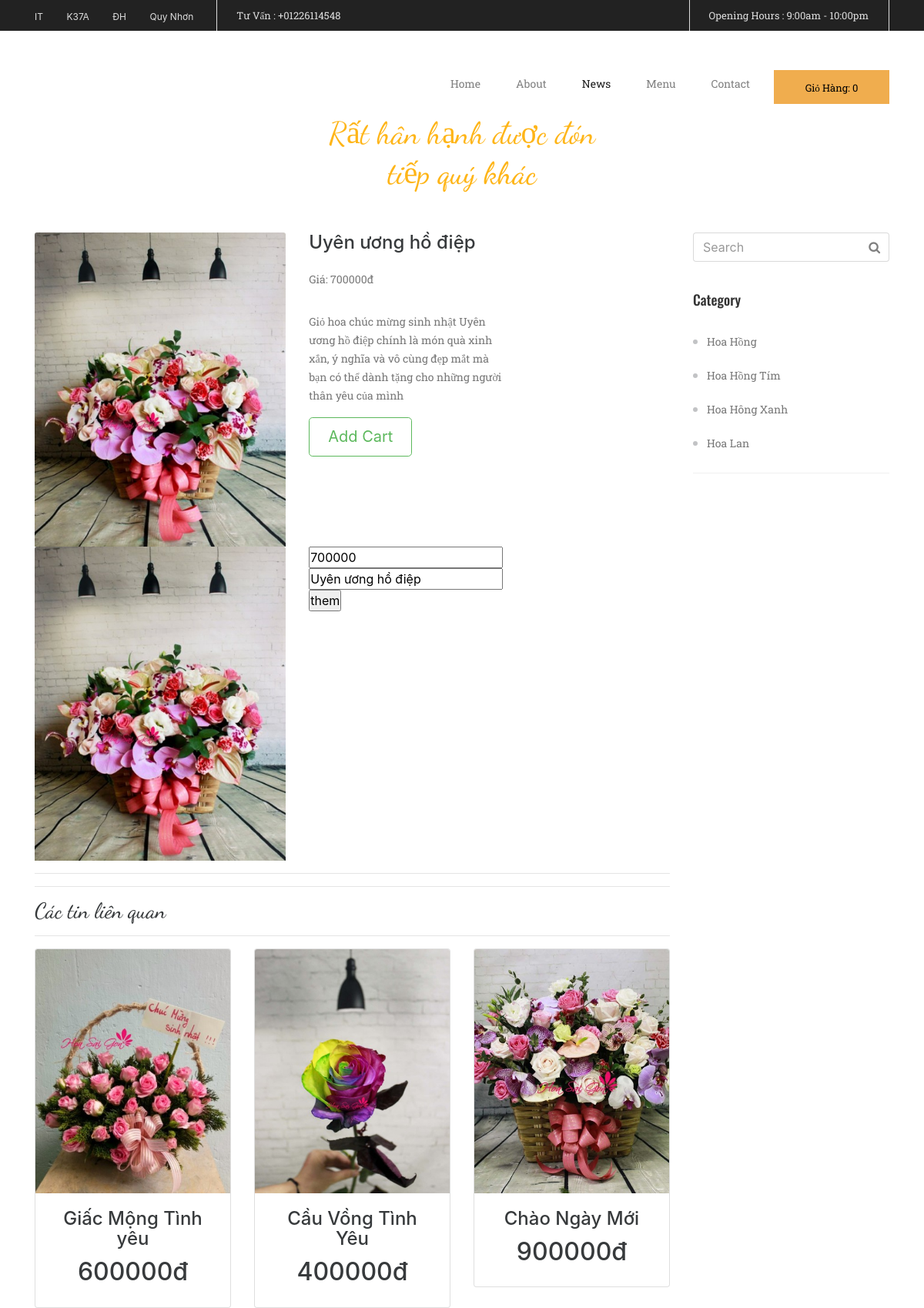
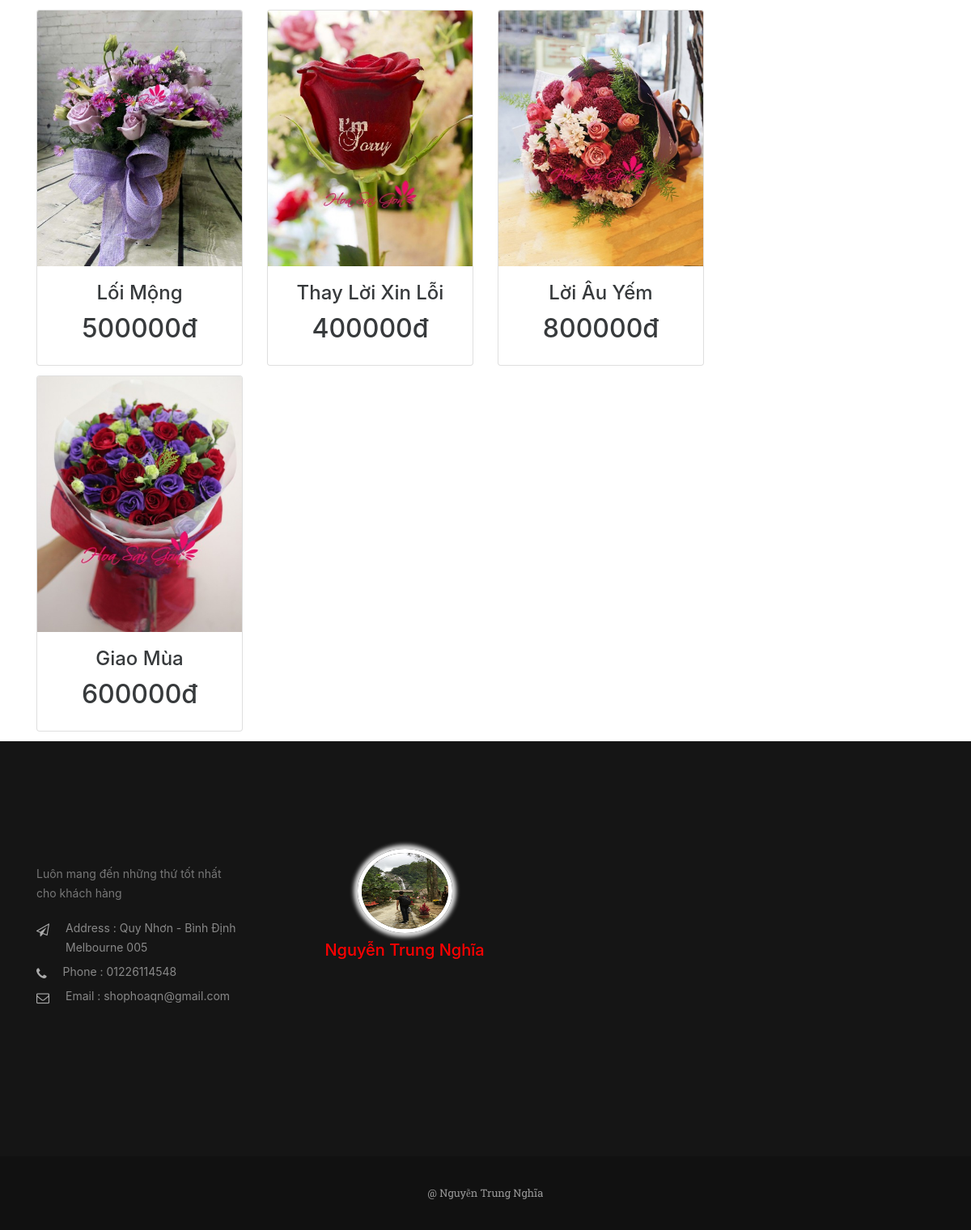
/detailSanPham/chiTietSanPham/1, run on the app's committed database (2 pictures, top to bottom).
### tables this page shows
CREATE TABLE `chitietsp` (
  `id_sp` int(11) NOT NULL,
  `tensp` varchar(250) NOT NULL,
  `hinhanh` varchar(100) NOT NULL,
  `gia` int(100) NOT NULL,
  `mota` longtext NOT NULL,
  `id_loaisp` int(100) NOT NULL,
  `thutu` int(100) NOT NULL
);

CREATE TABLE `loaisp` (
  `id_loaisp` int(11) NOT NULL,
  `tenloaisp` varchar(250) NOT NULL,
  `thutu` int(100) NOT NULL
);

### application/controllers/detailSanPham.php (called while the page is built, shortened)
<?php if ( ! defined('BASEPATH')) exit('No direct script access allowed');
class detailSanPham extends CI_Controller {
	private $soluongtin1trang;
	public function __construct()
	{
		$this->load->model('SanPham');
		$this->load->model('DanhMuc');
	}
	function chiTietSanPham($id_sp)
	{
		$chitietsanpham = $this->SanPham->getSanPhamById($id_sp);
		$danhmuc  = $this->DanhMuc->loadDanhMuc();
		$iddanhmuc = $this->DanhMuc->getIdDanhMucByIdSanPham($id_sp);
		$tinlienquan = $this->SanPham->loadSanPhamLienQuan($this->soluongtin1trang,$iddanhmuc,$id_sp);
		$dl = array(
			'chitietsanpham' => $chitietsanpham,
			'danhmuc'=> $danhmuc,
			'tinlienquan'=> $tinlienquan
			);
		$this->load->view('detailSanPham', $dl);
	}
}

### index.php (called while the page is built, shortened)
<?php
require_once BASEPATH.'core/CodeIgniter.php';

### application/models/SanPham.php (called while the page is built, shortened)
<?php if ( ! defined('BASEPATH')) exit('No direct script access allowed');
class SanPham extends CI_Model {
	function getSanPhamById($id_sp)
	{
		$this->db->select('*');
		$this->db->from('loaisp');
		$this->db->join('chitietsp', 'chitietsp.id_loaisp = loaisp.id_loaisp', 'left');
		$this->db->where('chitietsp.id_sp', $id_sp);
		$ketqua = $this->db->get();
		$ketqua = $ketqua->result_array();
		return $ketqua;
	}
	function loadSanPhamLienQuan($soluongtin1trang,$id_loaisp,$id_sp)
	{
		$this->db->select('*');
		$this->db->join('chitietsp', 'chitietsp.id_loaisp = loaisp.id_loaisp', 'left');
		$this->db->where('chitietsp.id_loaisp', $id_loaisp);
		$this->db->where('chitietsp.id_sp !=', $id_sp);
		$ketqua = $this->db->get('loaisp',$soluongtin1trang,0);
		$ketqua = $ketqua->result_array();
		return $ketqua;
	}
}

### application/models/DanhMuc.php (called while the page is built, shortened)
<?php if ( ! defined('BASEPATH')) exit('No direct script access allowed');
class DanhMuc extends CI_Model {
	function loadDanhMuc()
	{
		$this->db->select('*');
		$danhmuc =$this->db->get('loaisp');
		$danhmuc = $danhmuc->result_array();
		return $danhmuc;
	}
	function getIdDanhMucByIdSanPham($id_loaisp)
	{
		$this->db->select('*');
		$this->db->from('loaisp');
		$this->db->join('chitietsp', 'chitietsp.id_loaisp = loaisp.id_loaisp', 'left');
		$this->db->where('chitietsp.id_sp', $id_loaisp);
		$ketqua = $this->db->get();
		$ketqua = $ketqua->result_array();
		$iddanhmuc = $ketqua[0]['id_loaisp'];
		return $iddanhmuc;
	}
}

### application/views/detailSanPham.php (the view, shortened to what this page needs)
<!DOCTYPE html>
<html lang="en"><head>
	<link rel="stylesheet" href="<?php echo base_url() ?>vendor/bootstrap.css">
	<link rel="stylesheet" href="<?php echo base_url() ?>vendor/font-awesome.css">
	<link rel="stylesheet" href="<?php echo base_url() ?>1.css">
</head>
<body class="newsdetail">
	<section class="noidungtin">
		<div class="container">
			<div class="row">
				<div class="col-sm-9">
					<div class="row">
						<?php foreach ($chitietsanpham as  $dlsanpham): ?>
							<div class="col-sm-5">
								<a href=""><img class="card-img-top img-fluid" src="<?php echo $dlsanpham['hinhanh'] ?>" alt="Card image cap"></a>
							</div>
							<div class="col-sm-4">
								<h4><?php echo $dlsanpham['tensp'] ?></h4>
								<p class="fontroboto">Giá: <?php echo $dlsanpham['gia'] ?>đ</p>
								<p class="fontroboto"><?php echo $dlsanpham['mota'] ?></p>
								<a href="<?php echo base_url('Shopping/add')?>" class="btn btn-outline-success btn-lg">Add Cart</a>
							</div>
						<?php endforeach ?>
						<?php foreach ($chitietsanpham as  $dlsanpham): ?>
							<div class="col-sm-5">
								<a href=""><img class="card-img-top img-fluid" src="<?php echo $dlsanpham['hinhanh'] ?>" alt="Card image cap"></a>
							</div>
							<div class="col-sm-4">
								<form action="<?php echo base_url('Shopping/add')?>" method="post">
									<input type="text" name="gia" value="<?php echo $dlsanpham['gia']?>">
									<input type="text" name="tensp" value="<?php echo $dlsanpham['tensp'] ?>">
									<button type="submit" name="acion">them</button>
								</form>
							</div>
						<?php endforeach ?>
					</div>
					<hr>
					<hr>
					 <div class="row">
					 	<div class="col-sm-12">
						 	<h3 class="fontdancing wow  flipInY">Các tin liên quan</h3>
						 	<hr>
					 	</div>
					 	<?php foreach ($tinlienquan as  $value): ?>
					 	<div class="col-sm-4">
					 		<div class="card-deck-wrapper">
					 			<div class="card-deck">
					 				<div class="card">
					 					<a href="<?php echo base_url() ;?>detailSanPham/chiTietSanPham/<?php echo $value['id_sp'] ?>"><img class="card-img-top img-fluid" src="<?php echo $value['hinhanh'] ?>" alt="Card image cap"></a>
					 					<div class="card-block">
					 						<h4 class="card-title text-xs-center"><?php echo $value['tensp'] ?></h4>
					 						<h2 class=" text-xs-center"><?php echo $value['gia'] ?>đ</h2>
					 					</div>
					 				</div>
					 			</div>
					 		</div>
					 	</div>
					 	<?php endforeach ?>
					 </div>
				</div>
				<div class="col-sm-3">
					<div class="phansearch  wow  fadeInUp">
							 <input type="text" class="form-control phansearchct"  placeholder="Search">
							<button type="submit" class="iconsearch"><i class="fa fa-search"></i></button>
					</div>
					<div class="khoilistlink my-2  wow  fadeInUp">
						<h3 class="fontoswarld">Category </h3>
						<ul class="fontroboto">
							<?php foreach ($danhmuc as  $value): ?>
								<li><a href="<?php echo base_url() ;?>detailDanhMuc/chiTietDanhMuc/<?php echo $value['id_loaisp'] ?>"> <?php echo $value['tenloaisp'] ?></a></li>
							<?php endforeach ?>
						</ul>
					</div>
				</div>
			</div>
		</div>
	</section>
</body>
</html>

### 1.css (style rules this page uses)
.fontroboto { font-family: 'Roboto Slab', serif; }
.fontoswarld { font-family: 'Oswald', sans-serif; }
.fontdancing { font-family: 'Dancing Script', cursive; }
* { margin: 0; padding: 0; }
.newsdetail p { padding-top: 15px; font-size: 14px; color: #777; line-height: 24px; }
.khoilistlink.my-2 { border-bottom: 1px solid #f0f0f0; }
.khoilistlink ul.fontroboto { color: #c2c3c5;margin-left: 18px; }
.khoilistlink ul li a { color: #777; line-height: 44px; font-size: 14px; }
.khoilistlink h3.fontoswarld { font-size: 18px; line-height: 50px; color: #333; }
button.iconsearch { position: absolute; top: 7px; right: 12px; background: none; border: none; color: #7f7f7f; cursor: pointer; }
.phansearch { position: relative; }

### data on the page
chitietsp: hinhanh (picture), tensp "Uyên ương hồ điệp", gia "700000", mota "Giỏ hoa chúc mừng sinh nhật Uyên ương hồ điệp chính là món quà xinh xắn, ý nghĩa và vô cùng đẹp mắt mà bạn có thể dành tặng cho những người thân yêu của mình"
chitietsp: hinhanh (picture), tensp "Giấc Mộng Tình yêu", gia "600000"
chitietsp: hinhanh (picture), tensp "Cầu Vồng Tình Yêu", gia "400000"
chitietsp: hinhanh (picture), tensp "Chào Ngày Mới", gia "900000"
chitietsp: hinhanh (picture), tensp "Lối Mộng", gia "500000"
chitietsp: hinhanh (picture), tensp "Thay Lời Xin Lỗi", gia "400000"
chitietsp: hinhanh (picture), tensp "Lời Âu Yếm", gia "800000"
chitietsp: hinhanh (picture), tensp "Giao Mùa", gia "600000"
loaisp: tenloaisp "Hoa Hồng"
loaisp: tenloaisp "Hoa Hồng Tím"
loaisp: tenloaisp "Hoa Hông Xanh"
loaisp: tenloaisp "Hoa Lan"
